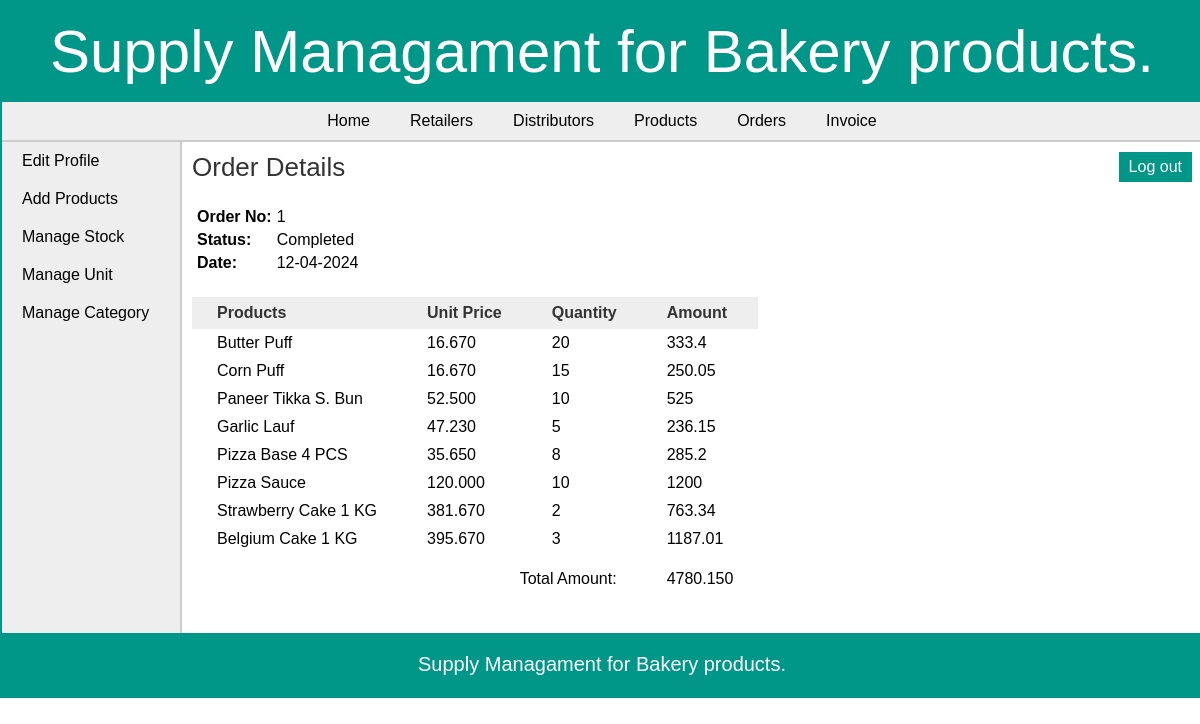
The page /manufacturer/view_order_items.php?id=1 (signed in) on the database its author committed.
### tables this page shows
CREATE TABLE `orders` (
  `order_id` int(11) NOT NULL,
  `date` date NOT NULL,
  `retailer_id` int(11) NOT NULL,
  `approved` tinyint(1) NOT NULL,
  `status` tinyint(1) NOT NULL,
  `total_amount` decimal(10,3) NOT NULL
);

CREATE TABLE `order_items` (
  `order_items_id` int(11) NOT NULL,
  `order_id` int(11) NOT NULL,
  `pro_id` int(11) NOT NULL,
  `quantity` int(6) NOT NULL
);

CREATE TABLE `products` (
  `pro_id` int(11) NOT NULL,
  `pro_name` varchar(25) NOT NULL,
  `pro_desc` text DEFAULT NULL,
  `pro_price` decimal(10,3) NOT NULL,
  `unit` int(11) NOT NULL,
  `pro_cat` int(11) NOT NULL,
  `quantity` int(6) DEFAULT NULL
);

### manufacturer/view_order_items.php (the view, shortened to what this page needs)
<?php
	require("../includes/config.php");
	if(isset($_SESSION['manufacturer_login']) || isset($_SESSION['admin_login']) || isset($_SESSION['retailer_login'])) {
			$order_id = $_GET['id'];
			$query_selectManOrderItems = "SELECT *,order_items.quantity as quantity FROM orders,order_items,products WHERE order_items.order_id='$order_id' AND order_items.pro_id=products.pro_id AND order_items.order_id=orders.order_id";
			$result_selectManOrderItems = mysqli_query($con,$query_selectManOrderItems);
			$query_selectManOrder = "SELECT date,approved,status FROM orders WHERE order_id='$order_id'";
			$result_selectManOrder = mysqli_query($con,$query_selectManOrder);
			$row_selectManOrder = mysqli_fetch_array($result_selectManOrder);
		}
		else {
			header('Location:../index.php');
		}
?>
<!DOCTYPE html>
<html>
<head>
	<link rel="stylesheet" href="../includes/main_style.css" >
</head>
<body>
	<?php
		include("../includes/header.inc.php");
		include("../includes/nav_manufacturer.inc.php");
		include("../includes/aside_manufacturer.inc.php");
	?>
	<section>
		<h1>Order Details</h1>
		<table class="table_infoFormat">
		<tr>
			<td> Order No: </td>
			<td> <?php echo $order_id; ?> </td>
		</tr>
		<tr>
			<td> Status: </td>
			<td>
			<?php
				if($row_selectManOrder['status'] == 0) {
					echo "Pending";
				}
				else {
					echo "Completed";
				}
			?>
			</td>
		</tr>
		<tr>
			<td> Date: </td>
			<td> <?php echo date("d-m-Y",strtotime($row_selectManOrder['date'])); ?> </td>
		</tr>
		</table>
		<form action="" method="POST" class="form">
		<table class="table_invoiceFormat">
			<tr>
				<th> Products </th>
				<th> Unit Price </th>
				<th> Quantity </th>
				<th> Amount </th>
			</tr>
			<?php $i=1; while($row_selectManOrderItems = mysqli_fetch_array($result_selectManOrderItems)) { ?>
			<tr>
				<td> <?php echo $row_selectManOrderItems['pro_name']; ?> </td>
				<td> <?php echo $row_selectManOrderItems['pro_price']; ?> </td>
				<td> <?php echo $row_selectManOrderItems['quantity']; ?> </td>
				<td> <?php echo $row_selectManOrderItems['quantity']*$row_selectManOrderItems['pro_price']; ?> </td>
			</tr>
			<?php $i++; } ?>
			<tr style="height:40px;vertical-align:bottom;">
				<td colspan="3" style="text-align:right;"> Total Amount: </td>
				<td>
				<?php
					mysqli_data_seek($result_selectManOrderItems,0);
					$row_selectManOrderItems = mysqli_fetch_array($result_selectManOrderItems);
					echo $row_selectManOrderItems['total_amount'];
				?>
				</td>
			</tr>
		</table>
		</form>
	</section>
	<?php
		include("../includes/footer.inc.php");
	?>
</body>
</html>

### includes/main_style.css (style rules this page uses)
* { font-family: arial,sans-serif; margin:0px; padding:0px; }
body { width:1200px; margin:auto; border:2px solid #009688; }
section { width:1000px; padding:10px; padding-bottom:40px; }
section h1 { margin-bottom:10px; font-weight:normal; color:#333; font-size: 26px; }
table { border-collapse: collapse; }
.table_invoiceFormat th { background-color:#eee; color:#333; padding: 7px 25px; }
.table_invoiceFormat tr { border:none; }
.table_invoiceFormat td,.table_invoiceFormat tr { padding: 5px 25px; text-align: left; }
.table_infoFormat { margin:20px 5px 25px; }
.table_infoFormat td { padding:5px 5px 0px 0px; }
.table_infoFormat td:first-child { font-weight:bold; }

### rows shown on the page
orders: date "12-04-2024", total_amount "4780.150"
order_items: pro.pro_name "Butter Puff", pro.pro_price "16.670", quantity "20", quantity.pro_price "333.4"
order_items: pro.pro_name "Corn Puff", pro.pro_price "16.670", quantity "15", quantity.pro_price "250.05"
order_items: pro.pro_name "Paneer Tikka S. Bun", pro.pro_price "52.500", quantity "10", quantity.pro_price "525"
order_items: pro.pro_name "Garlic Lauf", pro.pro_price "47.230", quantity "5", quantity.pro_price "236.15"
order_items: pro.pro_name "Pizza Base 4 PCS", pro.pro_price "35.650", quantity "8", quantity.pro_price "285.2"
order_items: pro.pro_name "Pizza Sauce", pro.pro_price "120.000", quantity "10", quantity.pro_price "1200"
order_items: pro.pro_name "Strawberry Cake 1 KG", pro.pro_price "381.670", quantity "2", quantity.pro_price "763.34"
order_items: pro.pro_name "Belgium Cake 1 KG", pro.pro_price "395.670", quantity "3", quantity.pro_price "1187.01"

### other values the page prints
$order_id "1"
